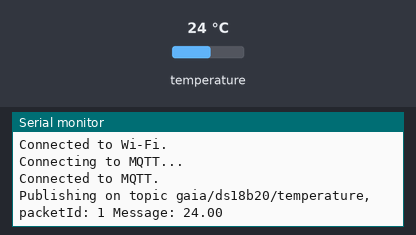
A sketch run on a simulated ESP8266 (NodeMCU). Parts: the last lines printed to the serial monitor. The inputs (shaded band) are chosen by the test bench; at power-on: temperature 24 °C. WiFi joins after 1.5 s; servers stay silent unless stated; no MQTT or app messages arrive unless stated.

Above: at 18.0 s.
18.1 s: temperature set to 12 °C
At 22.2 s:
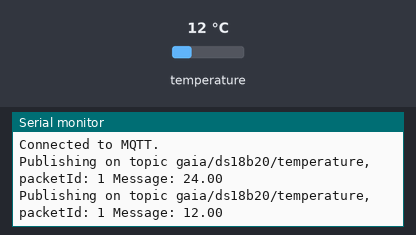
33.6 s: temperature set to 19 °C
At 42.2 s:
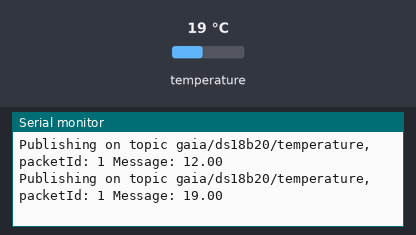
Timing chart, 0 to 43.7 s (numbered marks = the images above; inputs shaded):
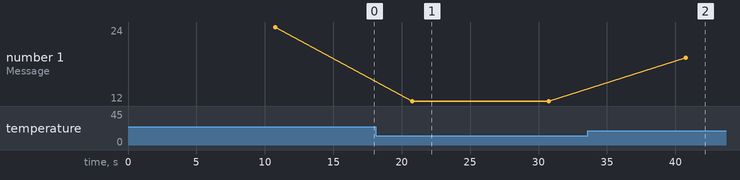

Measured:
- after the input at 18.1 s, the serial monitor: prints a new line after 2.7 s (image 1)
- after the input at 33.6 s, the serial monitor: prints a new line after 7.2 s (image 2)
- plotted number 1: 24 → 12 after the input at 18.1 s, 12 → 19 after the input at 33.6 s

The sketch:

mqtt-temperature-sensor.ino
```cpp
#include <OneWire.h>
#include <DallasTemperature.h>
#include <ESP8266WiFi.h>
#include <Ticker.h>
#include <AsyncMqttClient.h>

//Wifi Credentials
#define WIFI_SSID ""
#define WIFI_PASSWORD ""

// Raspberri Pi Gaia MQTT Broker
#define MQTT_HOST IPAddress(192, 168, 2, 104)
#define MQTT_PORT 1883

//#define DEVICE_NAME

// Temperature and Discovery MQTT Topics
#define MQTT_TOPIC_TEMP "gaia/ds18b20/temperature"
#define MQTT_TOPIC_DISCOVERY "gaia/discovery/dsb18b20/config"

// GPIO where the DS18B20 is connected to
const int oneWireBus = 4;
// Setup a oneWire instance to communicate with any OneWire devices
OneWire oneWire(oneWireBus);
DallasTemperature sensors(&oneWire);

AsyncMqttClient mqttClient;
Ticker mqttReconnectTimer;
WiFiEventHandler wifiConnectHandler;
WiFiEventHandler wifiDisconnectHandler;
Ticker wifiReconnectTimer;


// Temperature value
float temp;
// Time values
unsigned long previousMillis = 0;
const long interval = 10000;

void connectToWifi() {
  Serial.println("Connecting to Wi-Fi...");
  WiFi.begin(WIFI_SSID, WIFI_PASSWORD);
}

void onWifiConnect(const WiFiEventStationModeGotIP& event) {
  Serial.println("Connected to Wi-Fi.");
  connectToMqtt();
}

void onWifiDisconnect(const WiFiEventStationModeDisconnected& event) {
  Serial.println("Disconnected from Wi-Fi.");
  mqttReconnectTimer.detach();
  wifiReconnectTimer.once(2, connectToWifi);
}

void connectToMqtt() {
  Serial.println("Connecting to MQTT...");
  mqttClient.connect();
}

void onMqttConnect(bool sessionPresent) {
  Serial.println("Connected to MQTT.");
  mqttClient.publish(MQTT_TOPIC_DISCOVERY, 1, true, "{\"topic\":\"gaia/ds18b20/temperature\"}");
}

void onMqttDisconnect(AsyncMqttClientDisconnectReason reason) {
  Serial.println("Disconnected from MQTT.");

  if (WiFi.isConnected()) {
    mqttReconnectTimer.once(2, connectToMqtt);
  }
}

void setup() {
  sensors.begin();
  Serial.begin(115200);
  Serial.println();

  wifiConnectHandler = WiFi.onStationModeGotIP(onWifiConnect);
  wifiDisconnectHandler = WiFi.onStationModeDisconnected(onWifiDisconnect);

  mqttClient.onConnect(onMqttConnect);
  mqttClient.onDisconnect(onMqttDisconnect);
  mqttClient.setServer(MQTT_HOST, MQTT_PORT);

  connectToWifi();
}

void loop() {
  unsigned long currentMillis = millis();
  if (currentMillis - previousMillis >= interval) {

    previousMillis = currentMillis;
    sensors.requestTemperatures();
    temp = sensors.getTempCByIndex(0);


    // Publish an MQTT message on topic gaia/ds18b20/temperature
    uint16_t packetIdPub1 = mqttClient.publish(MQTT_TOPIC_TEMP, 1, true, String(temp).c_str());
    Serial.printf("Publishing on topic %s, packetId: %i ", MQTT_TOPIC_TEMP, packetIdPub1);
    Serial.printf("Message: %.2f \n", temp);
  }
}
```
